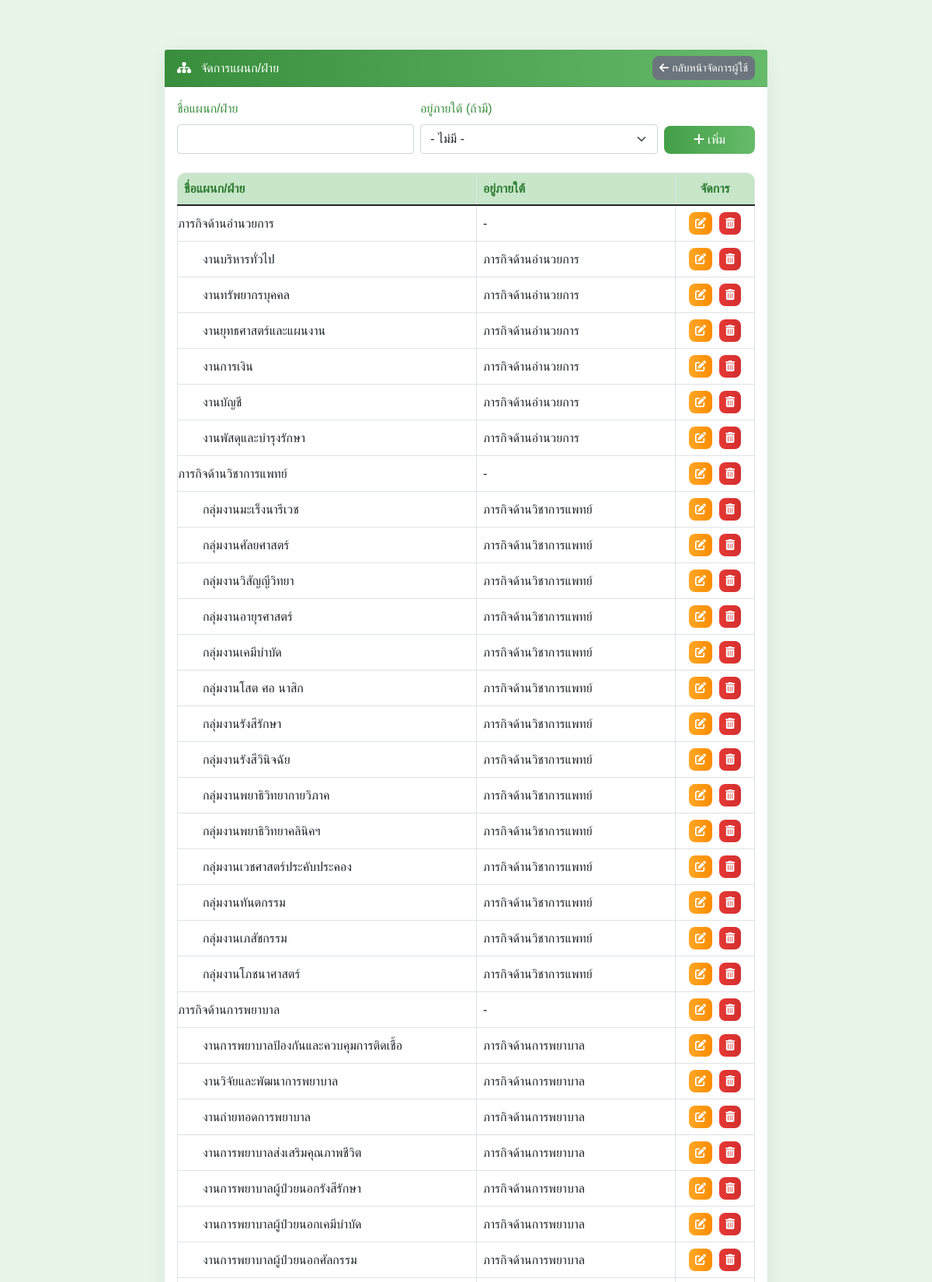
/departments.php (signed in, upper part), run on the app's committed database.
### tables this page shows
CREATE TABLE `departments` (
  `department_id` int NOT NULL,
  `department_name` varchar(100) NOT NULL,
  `parent_id` int DEFAULT NULL
);

### src/departments.php (the view, shortened to what this page needs)
<?php
require_once 'config.php';
function get_departments_tree($link, $parent_id = null, $level = 0) {
    $sql = "SELECT * FROM departments WHERE parent_id " . ($parent_id === null ? 'IS NULL' : '= ' . intval($parent_id)) . " ORDER BY department_id";
    $result = mysqli_query($link, $sql);
    $rows = [];
    while ($row = mysqli_fetch_assoc($result)) {
        $row['level'] = $level;
        $rows[] = $row;
        $rows = array_merge($rows, get_departments_tree($link, $row['department_id'], $level + 1));
    }
    return $rows;
}
$departments = get_departments_tree($link);
?>
<!DOCTYPE html>
<html lang="th">
<head>
    <link href="https://cdn.jsdelivr.net/npm/bootstrap@5.1.3/dist/css/bootstrap.min.css" rel="stylesheet">
    <link href="https://cdnjs.cloudflare.com/ajax/libs/font-awesome/6.0.0/css/all.min.css" rel="stylesheet">
</head>
<body>
<div class="container py-4">
    <div class="card mb-4">
        <div class="card-header d-flex align-items-center justify-content-between">
            <span><i class="fas fa-sitemap me-2"></i> จัดการแผนก/ฝ่าย</span>
            <a href="users.php" class="btn btn-secondary btn-sm"><i class="fas fa-arrow-left"></i> กลับหน้าจัดการผู้ใช้</a>
        </div>
        <div class="card-body">
            <form method="post" class="row g-2 mb-4 align-items-end">
                <div class="col-md-5">
                    <label class="form-label">ชื่อแผนก/ฝ่าย</label>
                    <input type="text" name="department_name" class="form-control" required>
                </div>
                <div class="col-md-5">
                    <label class="form-label">อยู่ภายใต้ (ถ้ามี)</label>
                    <select name="parent_id" class="form-select">
                        <option value="">- ไม่มี -</option>
                    </select>
                </div>
                <div class="col-md-2">
                    <button type="submit" name="add_department" class="btn btn-success w-100"><i class="fas fa-plus"></i> เพิ่ม</button>
                </div>
            </form>
            <div class="table-responsive">
                <table class="table table-bordered align-middle">
                    <thead>
                        <tr>
                            <th>ชื่อแผนก/ฝ่าย</th>
                            <th>อยู่ภายใต้</th>
                            <th class="text-center">จัดการ</th>
                        </tr>
                    </thead>
                    <tbody>
                    <?php foreach($departments as $dep): ?>
                        <tr>
                            <td style="padding-left: <?= $dep['level']*2 ?>em;">
                                <?php if(isset($_GET['edit']) && $_GET['edit'] == $dep['department_id']): ?>
                                    <form method="post" class="d-inline">
                                        <input type="hidden" name="edit_id" value="<?= $dep['department_id'] ?>">
                                        <input type="text" name="edit_name" value="<?= htmlspecialchars($dep['department_name']) ?>" required style="max-width:160px;display:inline-block;">
                                        <button type="submit" name="edit_department" class="btn btn-sm btn-primary"><i class="fas fa-save"></i></button>
                                        <a href="departments.php" class="btn btn-sm btn-secondary"><i class="fas fa-times"></i></a>
                                    </form>
                                <?php else: ?>
                                    <?= htmlspecialchars($dep['department_name']) ?>
                                <?php endif; ?>
                            </td>
                            <td>
                                <?php
                                if ($dep['parent_id']) {
                                    $q = mysqli_query($link, "SELECT department_name FROM departments WHERE department_id = " . intval($dep['parent_id']));
                                    $p = mysqli_fetch_assoc($q);
                                    echo htmlspecialchars($p['department_name']);
                                } else {
                                    echo '-';
                                }
                                ?>
                            </td>
                            <td class="text-center">
                                <a href="departments.php?edit=<?= $dep['department_id'] ?>" class="btn btn-sm btn-warning me-1"><i class="fas fa-edit"></i></a>
                                <a href="departments.php?delete=<?= $dep['department_id'] ?>" class="btn btn-sm btn-danger" onclick="return confirm('ยืนยันการลบ?');"><i class="fas fa-trash-alt"></i></a>
                            </td>
                        </tr>
                    <?php endforeach; ?>
                    </tbody>
                </table>
            </div>
        </div>
    </div>
</div>
</body>
</html>

### src/departments.php (style rules this page uses)
body { background: #e8f5e9; font-family: 'Prompt', 'Kanit', 'Arial', sans-serif; }
.container { max-width: 800px; margin-top: 40px; }
.card { border-radius: 18px; box-shadow: 0 4px 24px rgba(44,62,80,0.08); border: none; }
.card-header { background: linear-gradient(90deg, #388e3c 0%, #66bb6a 100%); color: #fff; border-radius: 18px 18px 0 0; }
.form-label { color: #388e3c; font-weight: 500; }
.table { background: #fff; border-radius: 12px; overflow: hidden; }
.table th, .table td { vertical-align: middle; }
.table th { background: #c8e6c9; color: #2e7d32; }
.btn-success, .btn-warning, .btn-danger { border-radius: 8px; }
.btn-success { background: linear-gradient(90deg, #43a047 0%, #66bb6a 100%); border: none; }
.btn-warning { background: linear-gradient(90deg, #ffa726 0%, #fb8c00 100%); border: none; color: #fff; }
.btn-danger { background: linear-gradient(90deg, #e53935 0%, #d32f2f 100%); border: none; }
.btn-secondary { border-radius: 8px; }

### data on the page
departments: department_name "ภารกิจด้านอำนวยการ"
departments: department_name "งานบริหารทั่วไป", parent.department_name "ภารกิจด้านอำนวยการ"
departments: department_name "งานทรัพยากรบุคคล", parent.department_name "ภารกิจด้านอำนวยการ"
departments: department_name "งานยุทธศาสตร์และแผนงาน", parent.department_name "ภารกิจด้านอำนวยการ"
departments: department_name "งานการเงิน", parent.department_name "ภารกิจด้านอำนวยการ"
departments: department_name "งานบัญชี", parent.department_name "ภารกิจด้านอำนวยการ"
departments: department_name "งานพัสดุและบำรุงรักษา", parent.department_name "ภารกิจด้านอำนวยการ"
departments: department_name "ภารกิจด้านวิชาการแพทย์"
departments: department_name "กลุ่มงานมะเร็งนารีเวช", parent.department_name "ภารกิจด้านวิชาการแพทย์"
departments: department_name "กลุ่มงานศัลยศาสตร์", parent.department_name "ภารกิจด้านวิชาการแพทย์"
departments: department_name "กลุ่มงานวิสัญญีวิทยา", parent.department_name "ภารกิจด้านวิชาการแพทย์"
departments: department_name "กลุ่มงานอายุรศาสตร์", parent.department_name "ภารกิจด้านวิชาการแพทย์"
departments: department_name "กลุ่มงานเคมีบำบัด", parent.department_name "ภารกิจด้านวิชาการแพทย์"
departments: department_name "กลุ่มงานโสต ศอ นาสิก", parent.department_name "ภารกิจด้านวิชาการแพทย์"
departments: department_name "กลุ่มงานรังสีรักษา", parent.department_name "ภารกิจด้านวิชาการแพทย์"
departments: department_name "กลุ่มงานรังสีวินิจฉัย", parent.department_name "ภารกิจด้านวิชาการแพทย์"
departments: department_name "กลุ่มงานพยาธิวิทยากายวิภาค", parent.department_name "ภารกิจด้านวิชาการแพทย์"
departments: department_name "กลุ่มงานพยาธิวิทยาคลินิคฯ", parent.department_name "ภารกิจด้านวิชาการแพทย์"
departments: department_name "กลุ่มงานเวชศาสตร์ประคับประคอง", parent.department_name "ภารกิจด้านวิชาการแพทย์"
departments: department_name "กลุ่มงานทันตกรรม", parent.department_name "ภารกิจด้านวิชาการแพทย์"
departments: department_name "กลุ่มงานเภสัชกรรม", parent.department_name "ภารกิจด้านวิชาการแพทย์"
departments: department_name "กลุ่มงานโภชนาศาสตร์", parent.department_name "ภารกิจด้านวิชาการแพทย์"
departments: department_name "ภารกิจด้านการพยาบาล"
departments: department_name "งานการพยาบาลป้องกันและควบคุมการติดเชื้อ", parent.department_name "ภารกิจด้านการพยาบาล"
departments: department_name "งานวิจัยและพัฒนาการพยาบาล", parent.department_name "ภารกิจด้านการพยาบาล"
departments: department_name "งานถ่ายทอดการพยาบาล", parent.department_name "ภารกิจด้านการพยาบาล"
departments: department_name "งานการพยาบาลส่งเสริมคุณภาพชีวิต", parent.department_name "ภารกิจด้านการพยาบาล"
departments: department_name "งานการพยาบาลผู้ป่วยนอกรังสีรักษา", parent.department_name "ภารกิจด้านการพยาบาล"
departments: department_name "งานการพยาบาลผู้ป่วยนอกเคมีบำบัด", parent.department_name "ภารกิจด้านการพยาบาล"
departments: department_name "งานการพยาบาลผู้ป่วยนอกศัลกรรม", parent.department_name "ภารกิจด้านการพยาบาล"
